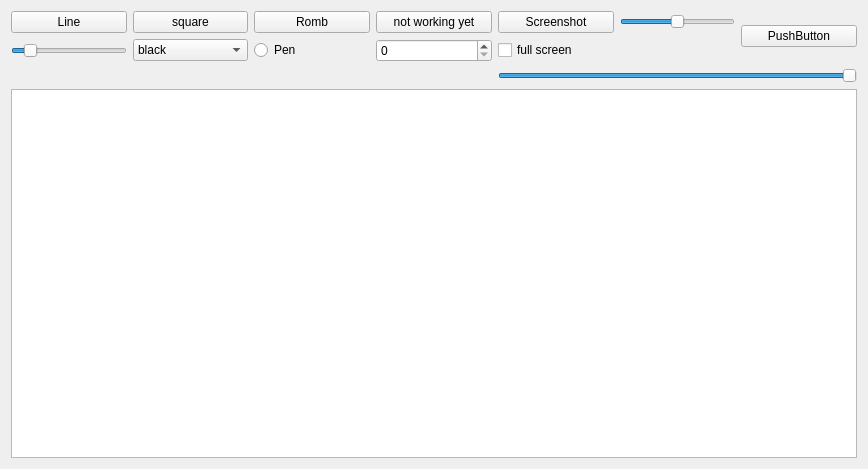
<?xml version="1.0" encoding="UTF-8"?>
<ui version="4.0">
 <class>Widget</class>
 <widget class="QWidget" name="Widget">
  <property name="enabled">
   <bool>true</bool>
  </property>
  <property name="geometry">
   <rect>
    <x>0</x>
    <y>0</y>
    <width>868</width>
    <height>469</height>
   </rect>
  </property>
  <property name="sizePolicy">
   <sizepolicy hsizetype="Expanding" vsizetype="Expanding">
    <horstretch>0</horstretch>
    <verstretch>0</verstretch>
   </sizepolicy>
  </property>
  <property name="cursor">
   <cursorShape>ArrowCursor</cursorShape>
  </property>
  <property name="windowTitle">
   <string>Widget</string>
  </property>
  <layout class="QGridLayout" name="gridLayout">
   <item row="0" column="0">
    <widget class="QPushButton" name="LineButton">
     <property name="text">
      <string>Line</string>
     </property>
    </widget>
   </item>
   <item row="0" column="1">
    <widget class="QPushButton" name="squareButton">
     <property name="text">
      <string>square</string>
     </property>
    </widget>
   </item>
   <item row="0" column="2">
    <widget class="QPushButton" name="rombPushButton">
     <property name="text">
      <string>Romb</string>
     </property>
    </widget>
   </item>
   <item row="0" column="3">
    <widget class="QPushButton" name="pushButton">
     <property name="text">
      <string>not working yet</string>
     </property>
    </widget>
   </item>
   <item row="0" column="4">
    <widget class="QPushButton" name="screenshotButton">
     <property name="text">
      <string>Screenshot</string>
     </property>
    </widget>
   </item>
   <item row="0" column="5">
    <widget class="QSlider" name="imageScale">
     <property name="sizePolicy">
      <sizepolicy hsizetype="Minimum" vsizetype="Fixed">
       <horstretch>0</horstretch>
       <verstretch>0</verstretch>
      </sizepolicy>
     </property>
     <property name="minimum">
      <number>5</number>
     </property>
     <property name="maximum">
      <number>15</number>
     </property>
     <property name="pageStep">
      <number>1</number>
     </property>
     <property name="sliderPosition">
      <number>10</number>
     </property>
     <property name="tracking">
      <bool>true</bool>
     </property>
     <property name="orientation">
      <enum>Qt::Horizontal</enum>
     </property>
    </widget>
   </item>
   <item row="0" column="6" rowspan="2">
    <widget class="QPushButton" name="pushButton_2">
     <property name="text">
      <string>PushButton</string>
     </property>
    </widget>
   </item>
   <item row="1" column="0">
    <widget class="QSlider" name="horizontalSlider">
     <property name="sizePolicy">
      <sizepolicy hsizetype="Minimum" vsizetype="Fixed">
       <horstretch>0</horstretch>
       <verstretch>0</verstretch>
      </sizepolicy>
     </property>
     <property name="minimum">
      <number>3</number>
     </property>
     <property name="maximum">
      <number>60</number>
     </property>
     <property name="pageStep">
      <number>0</number>
     </property>
     <property name="sliderPosition">
      <number>10</number>
     </property>
     <property name="tracking">
      <bool>false</bool>
     </property>
     <property name="orientation">
      <enum>Qt::Horizontal</enum>
     </property>
    </widget>
   </item>
   <item row="1" column="1">
    <widget class="QComboBox" name="comboBox">
     <item>
      <property name="text">
       <string>black</string>
      </property>
     </item>
     <item>
      <property name="text">
       <string>blue</string>
      </property>
     </item>
     <item>
      <property name="text">
       <string>red</string>
      </property>
     </item>
    </widget>
   </item>
   <item row="1" column="2">
    <widget class="QRadioButton" name="sPenButton">
     <property name="text">
      <string>Pen</string>
     </property>
    </widget>
   </item>
   <item row="1" column="3">
    <widget class="QSpinBox" name="spinBox">
     <property name="maximum">
      <number>99</number>
     </property>
    </widget>
   </item>
   <item row="1" column="4">
    <widget class="QCheckBox" name="fullScreen">
     <property name="text">
      <string>full screen</string>
     </property>
    </widget>
   </item>
   <item row="2" column="4" colspan="3">
    <widget class="QSlider" name="grahicsViewSize">
     <property name="autoFillBackground">
      <bool>false</bool>
     </property>
     <property name="minimum">
      <number>25</number>
     </property>
     <property name="maximum">
      <number>100</number>
     </property>
     <property name="singleStep">
      <number>25</number>
     </property>
     <property name="pageStep">
      <number>25</number>
     </property>
     <property name="sliderPosition">
      <number>100</number>
     </property>
     <property name="orientation">
      <enum>Qt::Horizontal</enum>
     </property>
    </widget>
   </item>
   <item row="3" column="0" colspan="7">
    <widget class="QGraphicsView" name="graphicsView"/>
   </item>
  </layout>
  <zorder>grahicsViewSize</zorder>
  <zorder>pushButton</zorder>
  <zorder>LineButton</zorder>
  <zorder>graphicsView</zorder>
  <zorder>comboBox</zorder>
  <zorder>sPenButton</zorder>
  <zorder>squareButton</zorder>
  <zorder>horizontalSlider</zorder>
  <zorder>rombPushButton</zorder>
  <zorder>screenshotButton</zorder>
  <zorder>spinBox</zorder>
  <zorder>fullScreen</zorder>
  <zorder>imageScale</zorder>
  <zorder>pushButton_2</zorder>
 </widget>
 <layoutdefault spacing="6" margin="11"/>
 <resources/>
 <connections/>
</ui>
